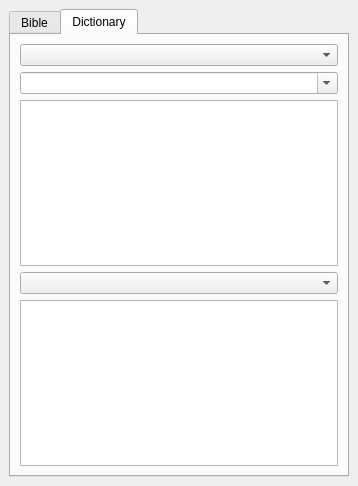
<?xml version="1.0" encoding="UTF-8"?>
<ui version="4.0">
 <class>LeftPanel</class>
 <widget class="QDockWidget" name="LeftPanel">
  <property name="geometry">
   <rect>
    <x>0</x>
    <y>0</y>
    <width>358</width>
    <height>486</height>
   </rect>
  </property>
  <property name="windowTitle">
   <string>Left panel</string>
  </property>
  <widget class="QWidget" name="dockWidgetContents">
   <layout class="QGridLayout" name="gridLayout">
    <item row="0" column="0">
     <widget class="QTabWidget" name="tabWidget">
      <property name="currentIndex">
       <number>1</number>
      </property>
      <widget class="QWidget" name="tab">
       <attribute name="title">
        <string>Bible</string>
       </attribute>
       <layout class="QGridLayout" name="gridLayout_2">
        <item row="0" column="0" colspan="3">
         <widget class="QComboBox" name="comBModules"/>
        </item>
        <item row="1" column="0">
         <widget class="QTableView" name="tableBook">
          <property name="editTriggers">
           <set>QAbstractItemView::NoEditTriggers</set>
          </property>
          <property name="showGrid">
           <bool>false</bool>
          </property>
          <property name="gridStyle">
           <enum>Qt::DashDotDotLine</enum>
          </property>
          <property name="wordWrap">
           <bool>false</bool>
          </property>
          <property name="cornerButtonEnabled">
           <bool>false</bool>
          </property>
          <attribute name="horizontalHeaderVisible">
           <bool>false</bool>
          </attribute>
         </widget>
        </item>
        <item row="1" column="1">
         <spacer name="horizontalSpacer">
          <property name="orientation">
           <enum>Qt::Horizontal</enum>
          </property>
          <property name="sizeHint" stdset="0">
           <size>
            <width>1</width>
            <height>20</height>
           </size>
          </property>
         </spacer>
        </item>
        <item row="1" column="2">
         <widget class="QTableView" name="tableChapter">
          <property name="maximumSize">
           <size>
            <width>60</width>
            <height>16777215</height>
           </size>
          </property>
          <property name="editTriggers">
           <set>QAbstractItemView::NoEditTriggers</set>
          </property>
          <property name="showGrid">
           <bool>false</bool>
          </property>
          <property name="gridStyle">
           <enum>Qt::DashDotDotLine</enum>
          </property>
          <property name="wordWrap">
           <bool>false</bool>
          </property>
          <property name="cornerButtonEnabled">
           <bool>false</bool>
          </property>
          <attribute name="horizontalHeaderVisible">
           <bool>false</bool>
          </attribute>
          <attribute name="verticalHeaderVisible">
           <bool>false</bool>
          </attribute>
         </widget>
        </item>
       </layout>
      </widget>
      <widget class="QWidget" name="tab_2">
       <attribute name="title">
        <string>Dictionary</string>
       </attribute>
       <layout class="QGridLayout" name="gridLayout_3">
        <item row="0" column="0">
         <widget class="QComboBox" name="comBDictList"/>
        </item>
        <item row="1" column="0">
         <widget class="QComboBox" name="comBWordList">
          <property name="editable">
           <bool>true</bool>
          </property>
         </widget>
        </item>
        <item row="2" column="0">
         <widget class="QListView" name="ListViewWordList">
          <property name="editTriggers">
           <set>QAbstractItemView::NoEditTriggers</set>
          </property>
         </widget>
        </item>
        <item row="3" column="0">
         <widget class="QComboBox" name="comBDictListFindWord"/>
        </item>
        <item row="4" column="0">
         <widget class="QTextBrowser" name="view"/>
        </item>
       </layout>
      </widget>
     </widget>
    </item>
   </layout>
  </widget>
 </widget>
 <resources/>
 <connections/>
</ui>
